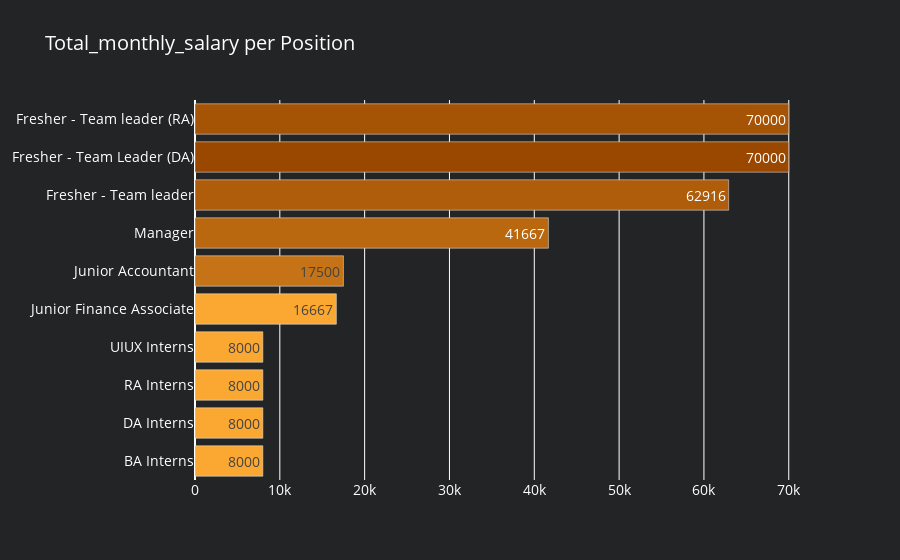

Notebook source saved alongside this figure:
### Markdown cell above
# 2.

### Code cell
df_fa_sa = df.groupby('position').agg({"total_monthly_salary" : "mean"}).reset_index().sort_values(by='total_monthly_salary', ascending=False)[:10]
df_fa_sa['color'] = colors['level10']
df_fa_sa['color'][:1] = colors['level1']
df_fa_sa['color'][1:2] = colors['level2']
df_fa_sa['color'][2:3] = colors['level3']
df_fa_sa['color'][3:4] = colors['level4']
df_fa_sa['color'][4:5] = colors['level5']


fig1 = go.Figure(data=[go.Bar(x=df_fa_sa['total_monthly_salary'],
                             y=df_fa_sa['position'], 
                             marker=dict(color= df_fa_sa['color']),
                             name='position', orientation='h',
                             text=df_fa_sa['total_monthly_salary'].astype(int),
                             textposition='auto',
                             hoverinfo='text',
                             hovertext=
                            '<b>Position</b>:'+ df_fa_sa['position'] +'<br>' +
                            '<b>Salary</b>:'+ df_fa_sa['total_monthly_salary'].astype(int).astype(str) +'<br>' ,
                            # hovertemplate='Family: %{y}'+'<br>Sales: $%{x:.0f}'
                            )])
fig1.update_layout(title_text='Total_monthly_salary per Position',paper_bgcolor=colors['background'],plot_bgcolor=colors['background'],
                font=dict(
                size=14,
                color='white'))

fig1.update_yaxes(showgrid=False, categoryorder='total ascending')

### Figure 1 — Plotly figure (JSON) as saved in the notebook; plotly's stock layout.template omitted (floating-point values rounded to 4 significant figures)
{"data": [{"hoverinfo": "text", "hovertext": ["<b>Position</b>:Fresher - Team Leader (DA)<br><b>Salary</b>:70000<br>", "<b>Position</b>:Fresher - Team leader (RA)<br><b>Salary</b>:70000<br>", "<b>Position</b>:Fresher - Team leader<br><b>Salary</b>:62916<br>", "<b>Position</b>:Manager<br><b>Salary</b>:41667<br>", "<b>Position</b>:Junior Accountant<br><b>Salary</b>:17500<br>", "<b>Position</b>:Junior Finance Associate<br><b>Salary</b>:16667<br>", "<b>Position</b>:BA Interns<br><b>Salary</b>:8000<br>", "<b>Position</b>:DA Interns<br><b>Salary</b>:8000<br>", "<b>Position</b>:RA Interns<br><b>Salary</b>:8000<br>", "<b>Position</b>:UIUX Interns<br><b>Salary</b>:8000<br>"], "marker": {"color": ["#9a4800", "#a55305", "#af5d0b", "#ba6810", "#c57316", "#faa831", "#faa831", "#faa831", "#faa831", "#faa831"]}, "name": "position", "orientation": "h", "text": [70000, 70000, 62916, 41667, 17500, 16667, 8000, 8000, 8000, 8000], "textposition": "auto", "type": "bar", "x": [70000, 70000, 62920.0, 41667, 17500, 16667, 8000, 8000, 8000, 8000], "y": ["Fresher - Team Leader (DA)", "Fresher - Team leader (RA)", "Fresher - Team leader", "Manager", "Junior Accountant", "Junior Finance Associate", "BA Interns", "DA Interns", "RA Interns", "UIUX Interns"]}], "layout": {"font": {"color": "white", "size": 14}, "paper_bgcolor": "#232425", "plot_bgcolor": "#232425", "title": {"text": "Total_monthly_salary per Position"}, "yaxis": {"categoryorder": "total ascending", "showgrid": false}}}
